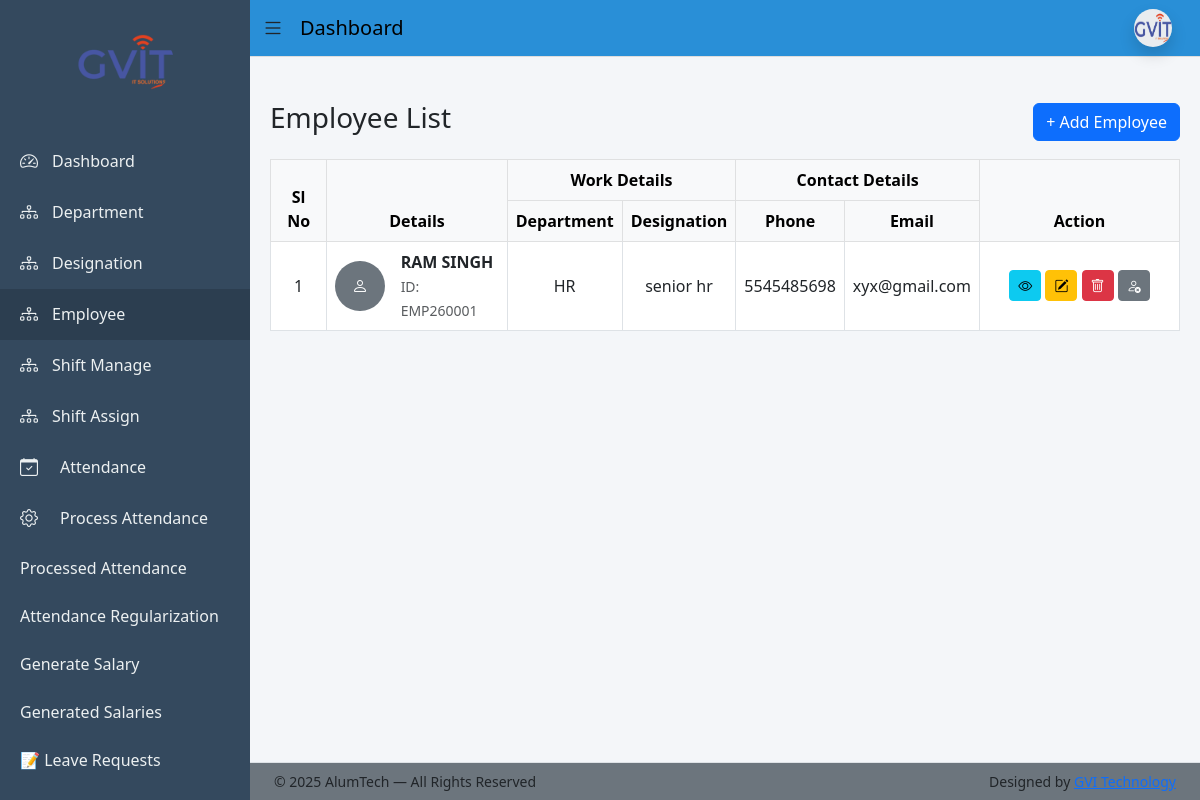
Page /employee/ (signed in) on the earlier database version.
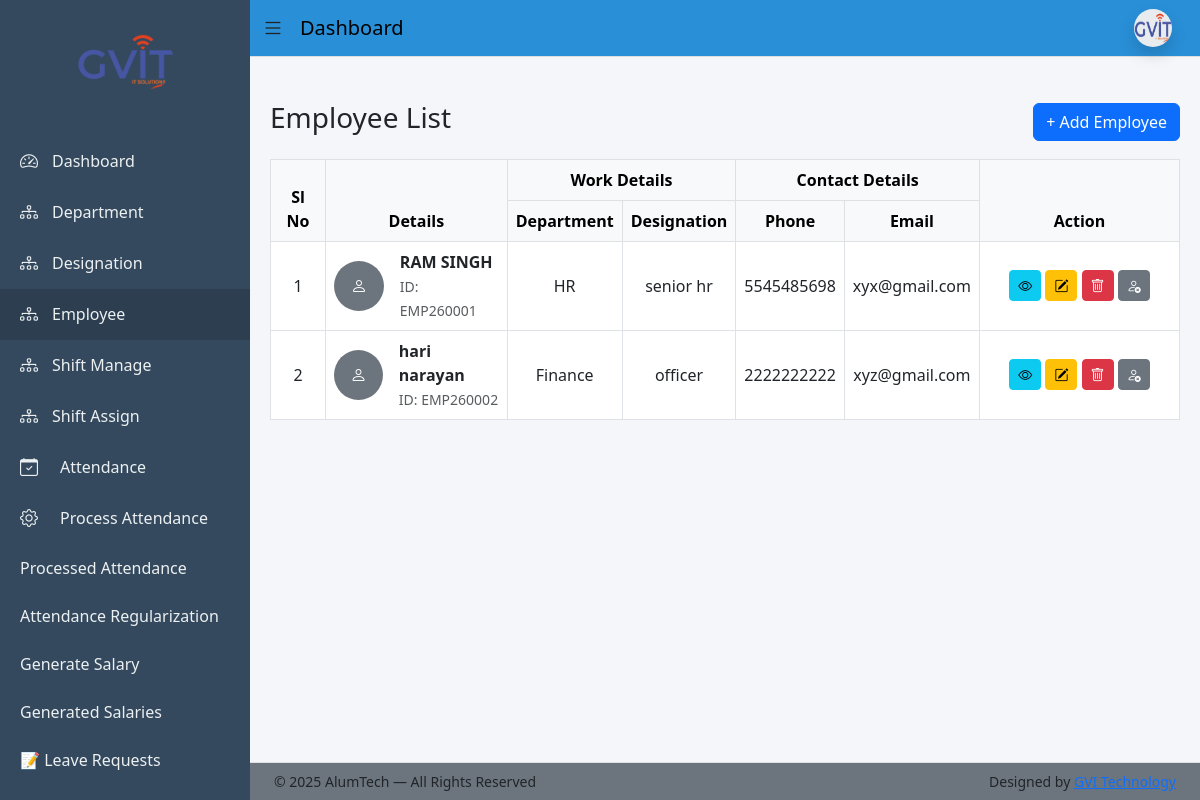
Same page on the later database version.
### app/models.py (models this page shows, shortened)
class Employee(models.Model):
    BLOOD_GROUP_CHOICES = [
        ('A+', 'A+'), ('A-', 'A-'),
        ('B+', 'B+'), ('B-', 'B-'),
        ('O+', 'O+'), ('O-', 'O-'),
        ('AB+', 'AB+'), ('AB-', 'AB-'),
    ]
    BACHELOR_CHOICES = [
        ('BCom', 'B.Com'),
        ('BSc', 'B.Sc'),
        ('BA', 'B.A'),
        ('BTech', 'B.Tech'),
    ]
    MASTER_CHOICES = [
        ('MCom', 'M.Com'),
        ('MSc', 'M.Sc'),
        ('MA', 'M.A'),
        ('MTech', 'M.Tech'),
    ]
    first_name = models.CharField(max_length=50)
    middle_name = models.CharField(max_length=50, blank=True)
    last_name = models.CharField(max_length=50)
    gender = models.CharField(max_length=10,choices=[('Male','Male'),('Female','Female'),('Other','Other')])
    blood_group = models.CharField(max_length=10, choices=BLOOD_GROUP_CHOICES, blank=True, null=True)
    date_of_birth = models.DateField(null=True, blank=True)
    father_name = models.CharField(max_length=100, blank=True)
    mother_name = models.CharField(max_length=100, blank=True)
    user = models.OneToOneField(User, on_delete=models.CASCADE, null=True, blank=True, related_name='employee_profile')
    email = models.EmailField(unique=True)
    contact_no = models.CharField(max_length=15)
    emergency_contact = models.CharField(max_length=15)
    address = models.TextField(blank=True, null=True)
    permanent_address = models.TextField(blank=True, null=True)
    bachelor_degree = models.CharField(max_length=10, choices=BACHELOR_CHOICES, blank=True, null=True)
    master_degree = models.CharField(max_length=10, choices=MASTER_CHOICES, blank=True, null=True)
    employee_id = models.CharField(max_length=20, unique=True)
    department = models.ForeignKey(Department, on_delete=models.PROTECT)
    designation = models.ForeignKey(Designation, on_delete=models.PROTECT)
    date_of_joining = models.DateField(blank=True, null=True)
    photo = models.ImageField(upload_to='employees/', blank=True, null=True)
    pan_no = models.CharField(max_length=10,blank=True,null=True)
    Aadhar_no = models.CharField(max_length=12,blank=True,null=True)
    Bank_name = models.CharField(max_length=50,blank=True,null=True)
    acc_no = models.CharField(max_length=15,blank=True,null=True)
    ifsc_no = models.CharField(max_length=15,blank=True,null=True)
    branch_name = models.CharField(max_length=50,blank=True,null=True)
    is_active = models.BooleanField(default=True)
    created_at = models.DateTimeField(auto_now_add=True)
    lwp_balance = models.IntegerField(default=0)
    generated_at = models.DateField(blank=True, null=True)
    created_by = models.ForeignKey(User, on_delete=models.SET_NULL, null=True, blank=True, related_name='created_employees')
    def full_name(self):
        return f"{self.first_name} {self.middle_name} {self.last_name}".strip()

class Department(models.Model):
    name = models.CharField(max_length=100, unique=True)
    description = models.TextField(blank=True)

class Designation(models.Model):
    department = models.ForeignKey(Department, on_delete=models.CASCADE)
    name = models.CharField(max_length=100)

### app/views.py (the view)
# urls.py: path('employee/', views.employee_list, name='employee_list'),
@login_required(login_url='login')
def employee_list(request):
    return render(request, 'employee/employee_list.html', {
        'employees': Employee.objects.select_related('department', 'designation')
    })

### templates/employee/employee_list.html (shortened to what this page needs)
{% extends 'base_dashboard.html' %}
{% block content %}
<div class="d-flex justify-content-between align-items-center mb-3">
  <h3>Employee List</h3>
  <a href="{% url 'employee_add' %}" class="btn btn-primary">
    + Add Employee
  </a>
</div>
<div class="table-responsive">
  <table class="table table-bordered align-middle text-center">
    <thead class="table-light">
      <tr>
        <th rowspan="2">Sl No</th>
        <th rowspan="2">Details</th>
        <th colspan="2">Work Details</th>
        <th colspan="2">Contact Details</th>
        <th rowspan="2" style="width:200px">Action</th>
      </tr>
      <tr>
        <th>Department</th>
        <th>Designation</th>
        <th>Phone</th>
        <th>Email</th>
      </tr>
    </thead>
    <tbody>
      {% for emp in employees %}
      <tr>
        <td>{{ forloop.counter }}</td>
        <td class="text-start">
          <div class="d-flex align-items-center gap-3">
            {% if emp.photo %}
              <img src="{{ emp.photo.url }}"
                   class="rounded-circle border"
                   width="50" height="50"
                   style="object-fit:cover;">
            {% else %}
              <div class="rounded-circle bg-secondary text-white d-flex
                          align-items-center justify-content-center"
                   style="width:50px;height:50px;">
                <i class="bi bi-person"></i>
              </div>
            {% endif %}
            <div>
              <strong>{{ emp.full_name }}</strong><br>
              <small class="text-muted">ID: {{ emp.employee_id }}</small>
            </div>
          </div>
        </td>
        <td>{{ emp.department.name }}</td>
        <td>{{ emp.designation.name }}</td>
        <td>{{ emp.contact_no }}</td>
        <td>{{ emp.email }}</td>
        <td class="text-nowrap">
  <a
    href="{% url 'employee_view' emp.id %}"
    class="btn btn-info btn-sm"
    title="View"
  >
    <i class="bi bi-eye"></i>
  </a>
  <a
    href="{% url 'employee_edit' emp.id %}"
    class="btn btn-warning btn-sm"
    title="Edit"
  >
    <i class="bi bi-pencil-square"></i>
  </a>
  <a
    href="{% url 'employee_delete' emp.id %}"
    class="btn btn-danger btn-sm"
    title="Delete"
    onclick="return confirm('Delete this employee?');"
  >
    <i class="bi bi-trash"></i>
  </a>
  <a
    href="{% url 'employee_toggle_status' emp.id %}"
    class="btn btn-sm {% if emp.is_active %}btn-secondary{% else %}btn-success{% endif %}"
    title="{% if emp.is_active %}Deactivate{% else %}Activate{% endif %}"
  >
    {% if emp.is_active %}
      <i class="bi bi-person-x"></i>
    {% else %}
      <i class="bi bi-person-check"></i>
    {% endif %}
  </a>
</td>
      </tr>
      {% empty %}
      <tr>
        <td colspan="7" class="text-center text-muted">
          No employees found
        </td>
      </tr>
      {% endfor %}
    </tbody>
  </table>
</div>
{% endblock %}

Differences in the rows shown:
added Employee: full_name "hari narayan", employee_id "EMP260002", department.name "Finance", designation.name "officer", contact_no "2222222222", email "xyz@gmail.com", is_active True (drawn)
